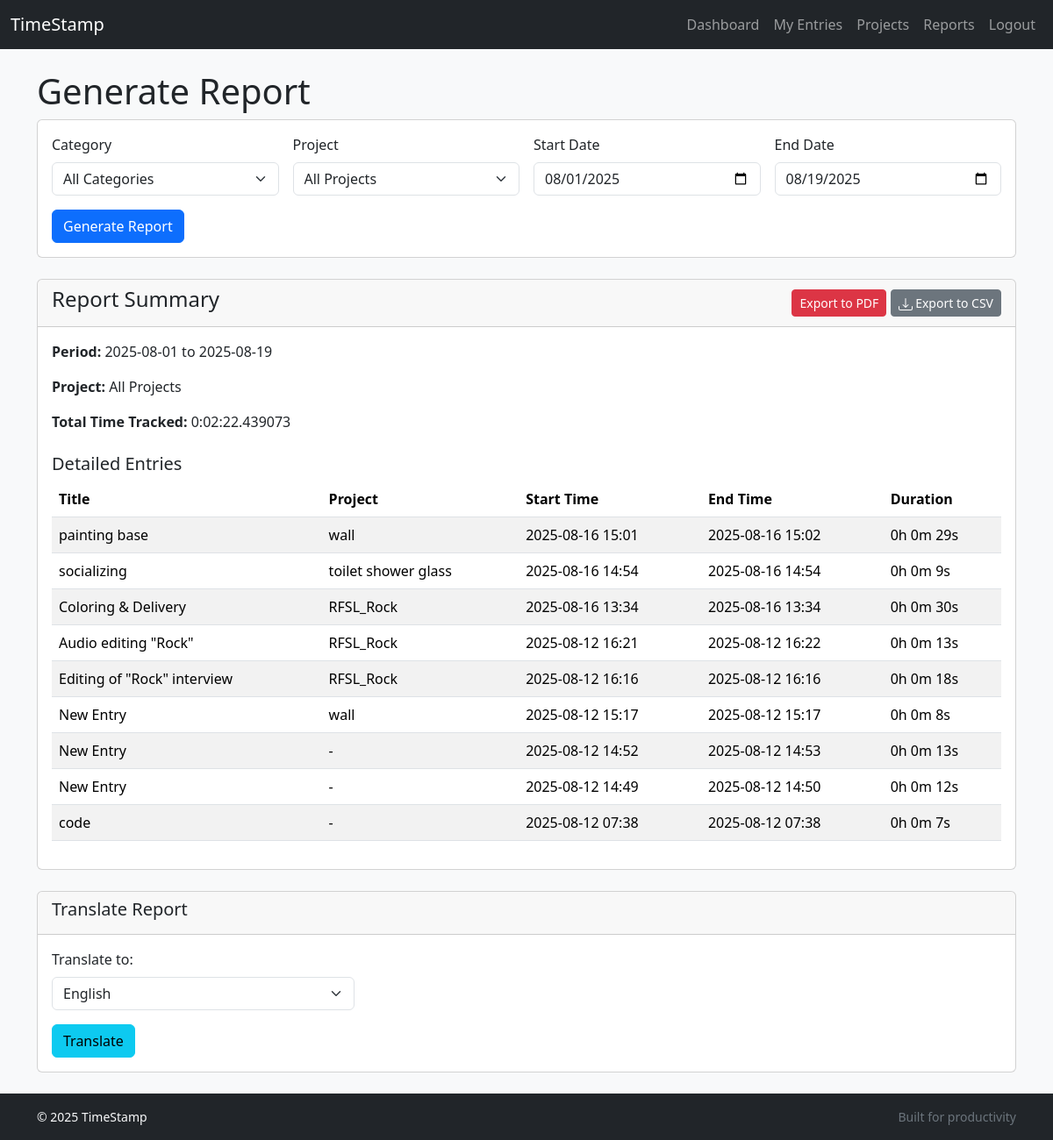
Page /reports/ (signed in) on the earlier database version.
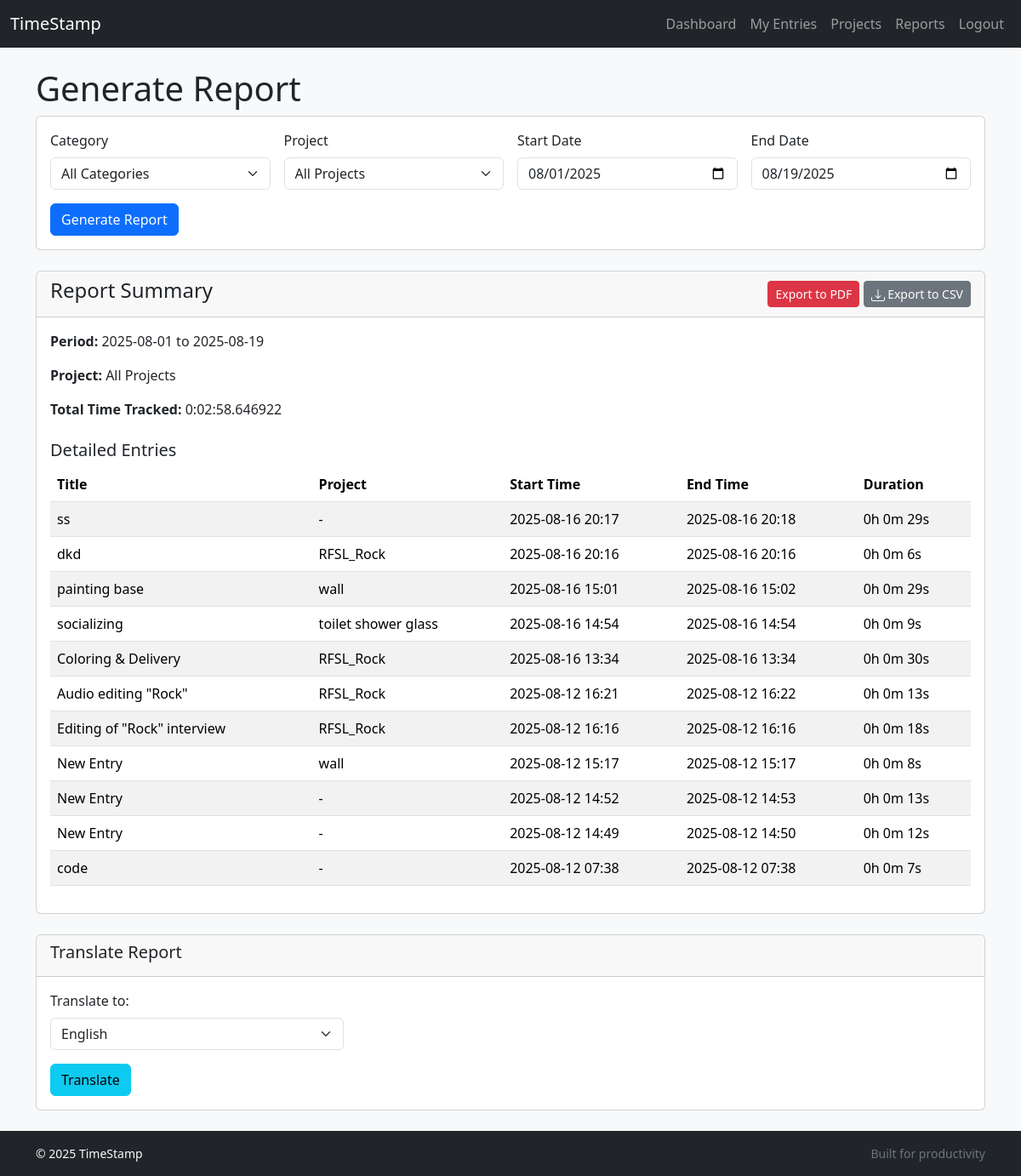
Same page on the later database version.
### tracker/models.py (models this page shows, shortened)
class TimeEntry(models.Model):
    CATEGORY_CHOICES = [
        ('work', 'Work'),
        ('personal', 'Personal'),
    ]
    user = models.ForeignKey(settings.AUTH_USER_MODEL, on_delete=models.CASCADE, related_name='time_entries')
    project = models.ForeignKey(Project, on_delete=models.SET_NULL, null=True, blank=True)
    title = models.CharField(max_length=200)
    start_time = models.DateTimeField()
    end_time = models.DateTimeField(null=True, blank=True)
    description = models.TextField(blank=True, help_text="Description of what you achieved.")
    notes = models.TextField(blank=True, help_text="Notes for the next session.")
    category = models.CharField(max_length=10, choices=CATEGORY_CHOICES, default='work')
    is_archived = models.BooleanField(default=False)
    is_hidden = models.BooleanField(default=False)
    class Meta:
        ordering = ['-start_time']
        indexes = [
            models.Index(fields=['user', 'start_time']),
            models.Index(fields=['user', 'category']),
            models.Index(fields=['is_archived', 'is_hidden']),
        ]
    @property
    def duration(self):
        if self.end_time:
            return self.end_time - self.start_time
        return None

class Project(models.Model):
    user = models.ForeignKey(settings.AUTH_USER_MODEL, on_delete=models.CASCADE, related_name='projects')
    name = models.CharField(max_length=100)
    description = models.TextField(blank=True)
    CATEGORY_CHOICES = [
        ('work', 'Work'),
        ('personal', 'Personal'),
    ]
    category = models.CharField(max_length=10, choices=CATEGORY_CHOICES, default='work')
    class Meta:
        verbose_name = "Project"
        verbose_name_plural = "Projects"
        indexes = [
            models.Index(fields=['user', 'name']),
        ]
    def __str__(self):
        return self.name

### tracker/views.py (the view, shortened to what this page needs)
# urls.py: path('reports/', views.ReportView.as_view(), name='reports'),
class ReportView(LoginRequiredMixin, View):
    def get(self, request, *args, **kwargs):
        today = date.today()
        start_of_month = today.replace(day=1)
        initial_data = {
            'start_date': request.GET.get('start_date', start_of_month.strftime('%Y-%m-%d')),
            'end_date': request.GET.get('end_date', today.strftime('%Y-%m-%d')),
            'project': request.GET.get('project')
        }
        form = ReportForm(initial_data, user=request.user)
        context = {'form': form}
        if form.is_valid():
            start_date = form.cleaned_data['start_date']
            end_date = form.cleaned_data['end_date']
            project = form.cleaned_data.get('project')
            export_format = request.GET.get('export')
            entries = TimeEntry.objects.filter(
                user=request.user,
                start_time__date__gte=start_date,
                end_time__date__lte=end_date,
                end_time__isnull=False
            ).select_related('project')
            if project:
                entries = entries.filter(project=project)
            total_duration = sum([entry.duration for entry in entries if entry.duration], timedelta())
            context.update({
                'entries': entries,
                'total_duration': total_duration,
                'start_date': start_date,
                'end_date': end_date,
                'project': project,
                'request': request,
            })
        return render(request, 'tracker/report_form.html', context)

### tracker/forms.py
class ReportForm(forms.Form):
    start_date = forms.DateField(widget=forms.DateInput(attrs={'type': 'date', 'class': 'form-control'}))
    end_date = forms.DateField(widget=forms.DateInput(attrs={'type': 'date', 'class': 'form-control'}))
    category = forms.ChoiceField(choices=[('', 'All Categories')] + TimeEntry.CATEGORY_CHOICES, required=False, widget=forms.Select(attrs={'class': 'form-select'}))
    project = forms.ModelChoiceField(queryset=Project.objects.none(), required=False, empty_label="All Projects", widget=forms.Select(attrs={'class': 'form-select'}))
    def __init__(self, *args, **kwargs):
        user = kwargs.pop('user', None)
        super().__init__(*args, **kwargs)
        if user:
            projects = Project.objects.filter(user=user)
            if self.data.get('category'):
                projects = projects.filter(category=self.data.get('category'))
            self.fields['project'].queryset = projects

### templates/tracker/report_form.html (shortened to what this page needs)
{% extends "base.html" %}
{% load tracker_tags %}
{% load widget_tweaks %}
{% block content %}
<h1>Generate Report</h1>
<div class="card mb-4">
    <div class="card-body">
        <form method="get" id="reportForm">
            <div class="row g-3">
                <div class="col-md-3">
                    <label for="{{ form.category.id_for_label }}" class="form-label">Category</label>
                    {{ form.category }}
                </div>
                <div class="col-md-3">
                    <label for="{{ form.project.id_for_label }}" class="form-label">Project</label>
                    {{ form.project }}
                </div>
                <div class="col-md-3">
                    <label for="{{ form.start_date.id_for_label }}" class="form-label">Start Date</label>
                    {{ form.start_date }}
                </div>
                <div class="col-md-3">
                    <label for="{{ form.end_date.id_for_label }}" class="form-label">End Date</label>
                    {{ form.end_date }}
                </div>
            </div>
            <button type="submit" class="btn btn-primary mt-3">Generate Report</button>
        </form>
    </div>
</div>
{% if entries is not None %}
<div class="card">
    <div class="card-header d-flex justify-content-between align-items-center">
        <h4>Report Summary</h4>
        <div>
            <a href="?start_date={{ start_date|date:'Y-m-d' }}&end_date={{ end_date|date:'Y-m-d' }}{% if project %}&project={{ project.pk }}{% endif %}&export=pdf" class="btn btn-danger btn-sm">
                Export to PDF
            </a>
            <a href="?start_date={{ start_date|date:'Y-m-d' }}&end_date={{ end_date|date:'Y-m-d' }}{% if project %}&project={{ project.pk }}{% endif %}&export=csv" class="btn btn-secondary btn-sm">
                Export to CSV
            </a>
        </div>
    </div>
    <div class="card-body">
        <p><strong>Period:</strong> {{ start_date|date:"Y-m-d" }} to {{ end_date|date:"Y-m-d" }}</p>
        <p><strong>Project:</strong> {{ project.name|default:"All Projects" }}</p>
        <p><strong>Total Time Tracked:</strong> {{ total_duration }}</p>
        <h5 class="mt-4">Detailed Entries</h5>
        <div class="table-responsive">
            <table class="table table-striped">
                <thead>
                    <tr>
                        <th>Title</th>
                        <th>Project</th>
                        <th>Start Time</th>
                        <th>End Time</th>
                        <th>Duration</th>
                    </tr>
                </thead>
                <tbody>
                    {% for entry in entries %}
                    <tr>
                        <td>{{ entry.title }}</td>
                        <td>{{ entry.project.name|default:"-" }}</td>
                        <td>{{ entry.start_time|date:"Y-m-d H:i" }}</td>
                        <td>{{ entry.end_time|date:"Y-m-d H:i" }}</td>
                        <td>{{ entry.duration|human_duration }}</td>
                    </tr>
                    {% empty %}
                    <tr>
                        <td colspan="5" class="text-center">No entries found for this period.</td>
                    </tr>
                    {% endfor %}
                </tbody>
            </table>
        </div>
    </div>
</div>
<div class="card mt-4">
    <div class="card-header">
        <h5>Translate Report</h5>
    </div>
    <div class="card-body">
        <form action="{% url 'tracker:translate_report' %}" method="get">
            <div class="row">
                <div class="col-md-4">
                    <label for="target_language" class="form-label">Translate to:</label>
                    <select name="target_language" id="target_language" class="form-select" required>
                        <option value="en">English</option>
                    </select>
                </div>
            </div>
            <button type="submit" class="btn btn-info mt-3">Translate</button>
        </form>
    </div>
</div>
{% endif %}
{% endblock %}

Differences in the rows shown:
added TimeEntry: title "ss", project.name "-", start_time "2025-08-16 20:17", end_time "2025-08-16 20:18", duration|human_duration "0h 0m 29s"
added TimeEntry: title "dkd", project.name "RFSL_Rock", start_time "2025-08-16 20:16", end_time "2025-08-16 20:16", duration|human_duration "0h 0m 6s"
Other differences:
{{ total_duration }}: "0:02:22.439073" → "0:02:58.646922"
